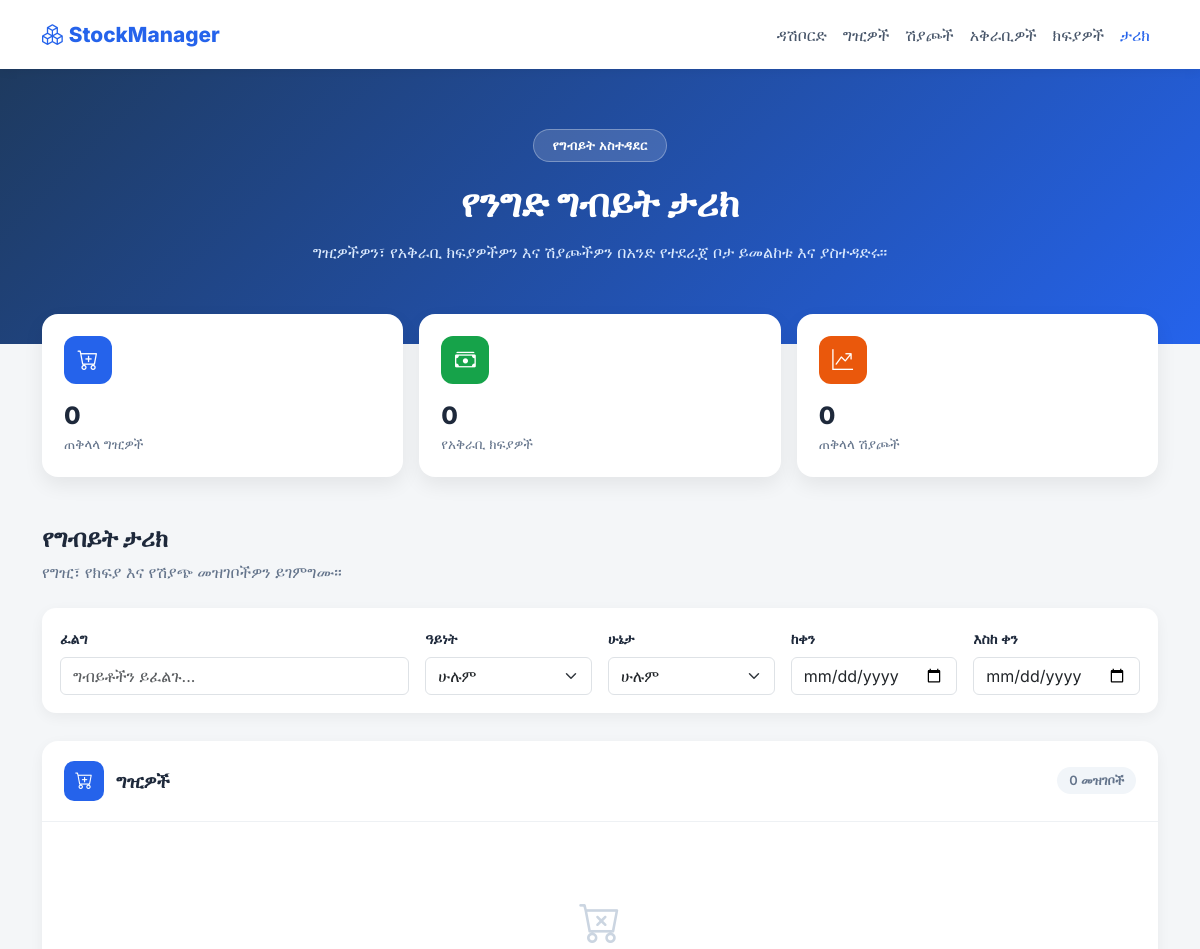
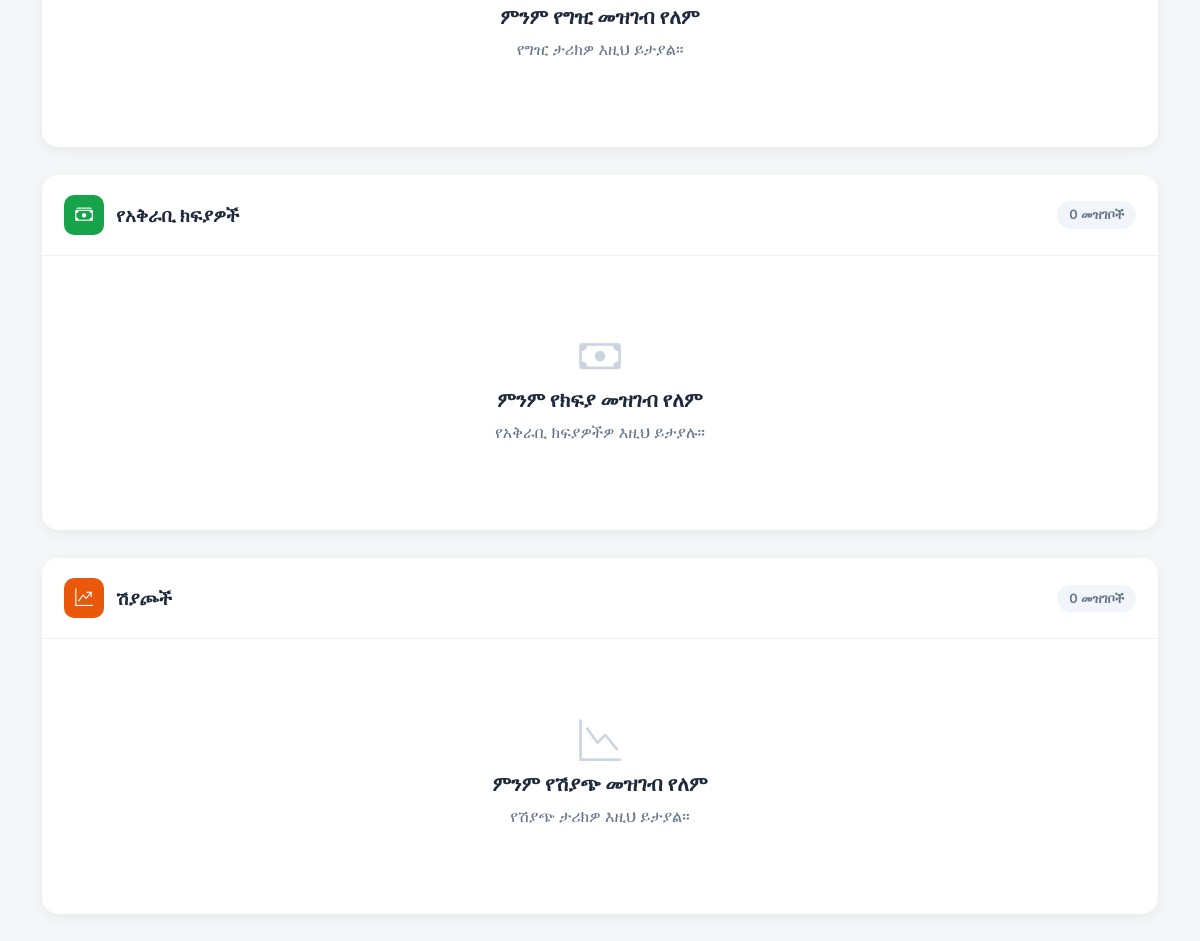
/history (signed in), run on an earlier commit of the app's database (2 pictures, top to bottom).
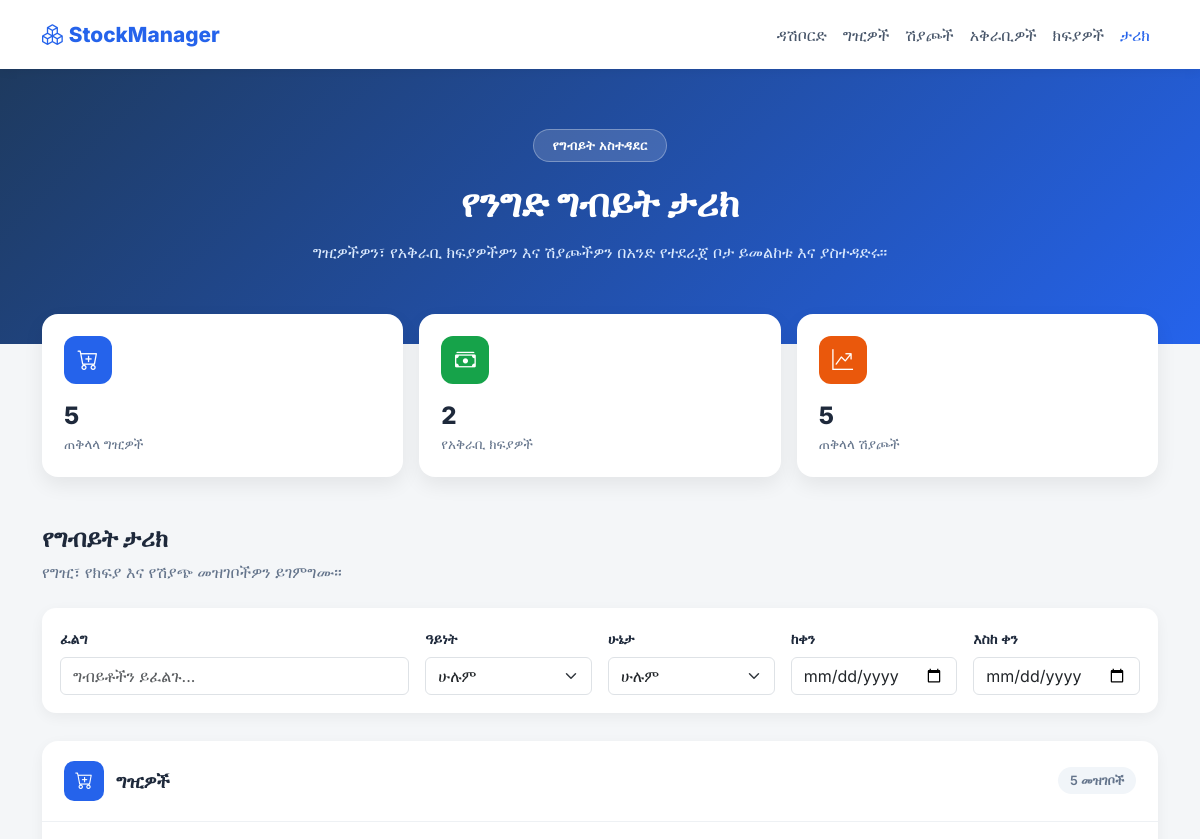
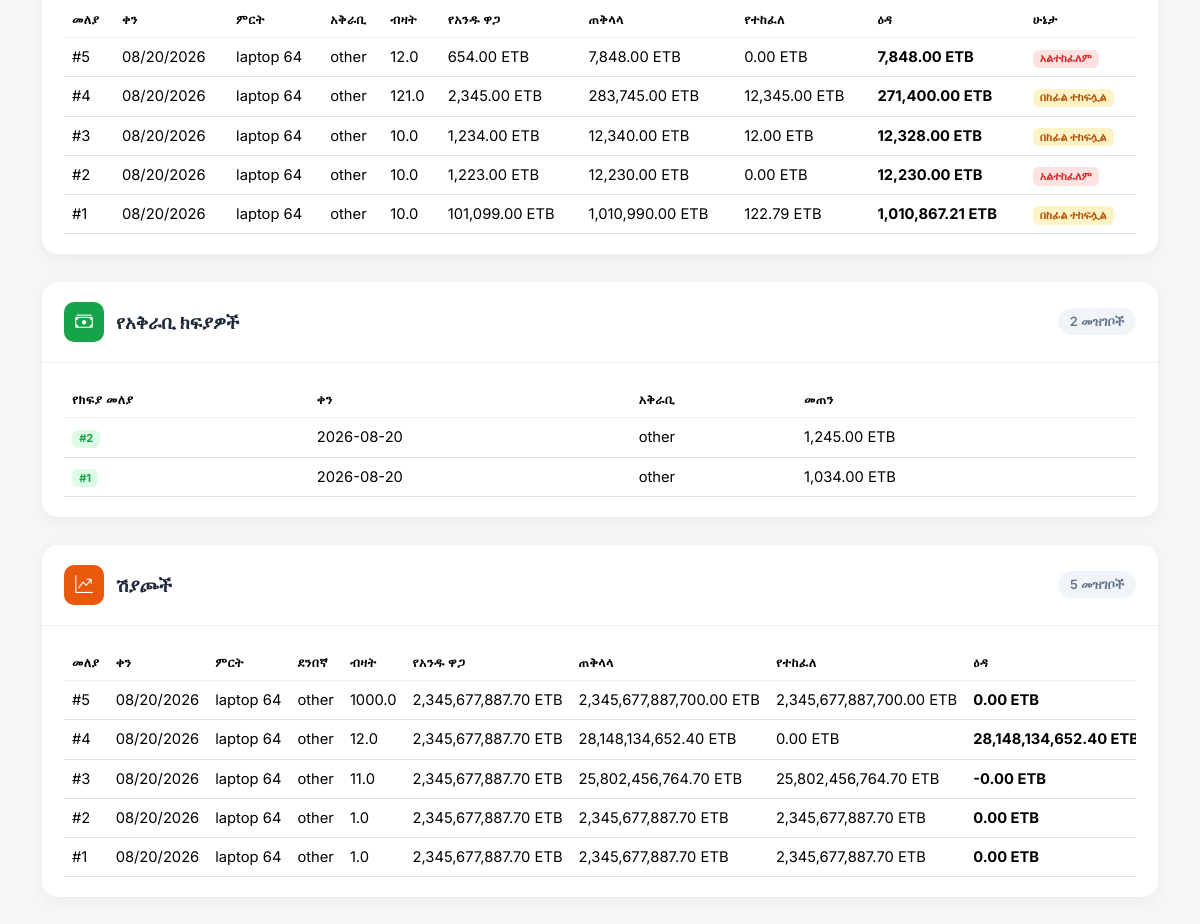
And on a later commit of the database (2 pictures, top to bottom).
### main.py (models this page shows)
class Purchase(db.Model):
    id = db.Column(db.Integer, primary_key=True)
    user_id = db.Column(
        db.Integer,
        db.ForeignKey("users.id"),
        nullable=True
    )
    product_id = db.Column(db.Integer, db.ForeignKey('product.id'))
    supplier_id = db.Column(db.Integer, db.ForeignKey('supplier.id'))
    quantity = db.Column(db.Float)
    unit_price = db.Column(db.Float)
    payment = db.Column(db.Float, default=0)
    debt = db.Column(db.Float, default=0)
    date = db.Column(db.String(20))
    @property
    def total_price(self):
        return self.quantity * self.unit_price   # calculated, not stored

class Product(db.Model):
    id = db.Column(db.Integer, primary_key=True)
    user_id = db.Column(
        db.Integer,
        db.ForeignKey("users.id"),
        nullable=True
    )
    name = db.Column(db.String(100))
    stock_code = db.Column(db.String(50))
    measurement = db.Column(db.String(20))
    current_quantity = db.Column(db.Float, default=0)
    unit_price = db.Column(db.Float)
    purchases = db.relationship('Purchase', backref='product')
    sales = db.relationship('Sale', backref='product')

class Supplier(db.Model):
    id = db.Column(db.Integer, primary_key=True)
    user_id = db.Column(
        db.Integer,
        db.ForeignKey("users.id"),
        nullable=True
    )
    name = db.Column(db.String(100), nullable=False)
    phone = db.Column(db.String(20))
    email = db.Column(db.String(100))
    balance_owed = db.Column(db.Float, default=0.0)
    purchases = db.relationship('Purchase', backref='supplier')

class SupplierPayment(db.Model):
    id = db.Column(db.Integer, primary_key=True)
    supplier_id=db.Column(db.Integer, db.ForeignKey("supplier.id"),nullable=False)
    user_id = db.Column(
        db.Integer,
        db.ForeignKey("users.id"),
        nullable=True
    )
    amount = db.Column(db.Float, nullable=False)
    date = db.Column(db.Date, default=date.today)

class Sale(db.Model):
    id = db.Column(db.Integer, primary_key=True)
    user_id = db.Column(
        db.Integer,
        db.ForeignKey("users.id"),
        nullable=True
    )
    product_id = db.Column(db.Integer,db.ForeignKey("product.id"), nullable=False)
    customer_id = db.Column(db.Integer, db.ForeignKey("customer.id"),nullable=False)
    quantity = db.Column(db.Float, nullable=False)
    unit_price = db.Column(db.Float, nullable=False)
    current_payment = db.Column(db.Float,default=0)
    debt = db.Column(db.Float, default=0)
    date = db.Column(db.String(20))

class Customer(db.Model):
    id = db.Column(db.Integer, primary_key=True)
    name = db.Column(db.String(100),unique=True, nullable=False)
    user_id = db.Column(
        db.Integer,
        db.ForeignKey("users.id"),
        nullable=True
    )
    phone = db.Column(db.String(20))
    email = db.Column(db.String(100))
    balance_owed = db.Column(db.Float, default=0.0)

### main.py (the view)
@app.route("/history")
@login_required
@admin_only
def history():
    purchases = Purchase.query.order_by(Purchase.id.desc()).all()
    sales = Sale.query.order_by(Sale.id.desc()).all()
    payments = SupplierPayment.query.order_by(SupplierPayment.id.desc()).all()
    customer_payments = CustomerPayment.query.order_by(CustomerPayment.id.desc()).all()
    products = {p.id: p for p in Product.query.all()}
    suppliers = {s.id: s for s in Supplier.query.all()}
    customers = {c.id: c for c in Customer.query.all()}
    return render_template(
        "history.html",
        purchases=purchases,
        sales=sales,
        payments=payments,
        customer_payments=customer_payments,
        products=products,
        suppliers=suppliers,
        customers=customers
    )

### main.py (called while the page is built)
@login_manager.user_loader
@login_manager.user_loader
def load_user(user_id):
    if user_id == 'None' or user_id is None:  # ✅ handle bad cookie!
        return None
    return User.query.get(int(user_id))

def admin_only(fun):
    @wraps(fun)
    def wrapper(*args, **kwargs):
        if not current_user.is_authenticated:
            return abort(403)
        is_admin = Admin.query.filter_by(
            email=current_user.email
        ).first()
        if not is_admin:
            return abort(403)
        return fun(*args, **kwargs)
    return wrapper

### templates/history.html (shortened to what the changed rows need)
<!DOCTYPE html>
<html lang="am">
<head>
<link href="https://cdn.jsdelivr.net/npm/bootstrap@5.3.3/dist/css/bootstrap.min.css" rel="stylesheet">
<link rel="stylesheet" href="https://cdn.jsdelivr.net/npm/bootstrap-icons@1.11.3/font/bootstrap-icons.min.css">
</head>
<body>
<section class="hero">
    <div class="container">
        <h1>የንግድ ግብይት ታሪክ</h1>
    </div>
</section>
<div class="container summary-wrap mb-5">
    <div class="row g-3">
        <div class="col-6 col-md-4">
            <div class="summary-card">
                <div class="summary-icon icon-blue"><i class="bi bi-cart-plus"></i></div>
                <div class="summary-value">{{ purchases|length }}</div>
                <div class="summary-label">ጠቅላላ ግዢዎች</div>
            </div>
        </div>
        <div class="col-6 col-md-4">
            <div class="summary-card">
                <div class="summary-icon icon-green"><i class="bi bi-cash-stack"></i></div>
                <div class="summary-value">{{ payments|length }}</div>
                <div class="summary-label">የአቅራቢ ክፍያዎች</div>
            </div>
        </div>
        <div class="col-12 col-md-4">
            <div class="summary-card">
                <div class="summary-icon icon-orange"><i class="bi bi-graph-up-arrow"></i></div>
                <div class="summary-value">{{ sales|length }}</div>
                <div class="summary-label">ጠቅላላ ሽያጮች</div>
            </div>
        </div>
    </div>
</div>
<div class="container pb-5">
    <h2 class="section-title">የግብይት ታሪክ</h2>
    <div class="txn-block" id="purchaseBlock">
        <div class="txn-block-header">
            <div class="title-wrap">
                <div class="icon-badge" style="background:var(--blue);"><i class="bi bi-cart-plus"></i></div>
                <h4>ግዢዎች</h4>
            </div>
            <span class="count-pill">{{ purchases|length }} መዝገቦች</span>
        </div>
        <div class="txn-block-body">
            {% if purchases %}
            <div class="table-responsive-wrap">
                <table class="table mb-0">
                    <thead>
                        <tr>
                            <th>መለያ</th><th>ቀን</th><th>ምርት</th><th>አቅራቢ</th>
                            <th>ብዛት</th><th>የአንዱ ዋጋ</th><th>ጠቅላላ</th><th>የተከፈለ</th><th>ዕዳ</th><th>ሁኔታ</th>
                        </tr>
                    </thead>
                    <tbody>
                        {% for purchase in purchases %}
                        <tr class="clickable-row txn-row" data-type="purchase"
                            data-status="{{ 'paid' if purchase.debt == 0 else ('partial' if purchase.payment > 0 and purchase.debt > 0 else 'unpaid') }}"
                            data-date="{{ purchase.date }}"
                            data-search="purchase {{ purchase.id }} {{ products[purchase.product_id].name if purchase.product_id in products else '' }} {{ suppliers[purchase.supplier_id].name if purchase.supplier_id in suppliers else '' }}"
                            data-bs-toggle="modal" data-bs-target="#purchaseModal{{ purchase.id }}">
                            <td>#{{ purchase.id }}</td>
                            <td>{{ purchase.date }}</td>
                            <td>{{ products[purchase.product_id].name if purchase.product_id in products else 'ያልታወቀ ምርት' }}</td>
                            <td>{{ suppliers[purchase.supplier_id].name if purchase.supplier_id in suppliers else 'ያልታወቀ አቅራቢ' }}</td>
                            <td>{{ purchase.quantity }}</td>
                            <td>{{ "{:,.2f}".format(purchase.unit_price) }} ETB</td>
                            <td>{{ "{:,.2f}".format(purchase.total_price) }} ETB</td>
                            <td>{{ "{:,.2f}".format(purchase.payment) }} ETB</td>
                            <td class="debt-text">{{ "{:,.2f}".format(purchase.debt) }} ETB</td>
                            <td>
                                <span class="badge {{ 'badge-status-paid' if purchase.debt == 0 else ('badge-status-partial' if purchase.payment > 0 and purchase.debt > 0 else 'badge-status-unpaid') }}">
                                    {{ 'ተከፍሏል' if purchase.debt == 0 else ('በከፊል ተከፍሏል' if purchase.payment > 0 and purchase.debt > 0 else 'አልተከፈለም') }}
                                </span>
                            </td>
                        </tr>
                        {% endfor %}
                    </tbody>
                </table>
            </div>
            {% else %}
            <div class="empty-state">
                <i class="bi bi-cart-x"></i>
                <h5>ምንም የግዢ መዝገብ የለም</h5>
                <p>የግዢ ታሪክዎ እዚህ ይታያል።</p>
            </div>
            {% endif %}
        </div>
    </div>
    <div class="txn-block" id="paymentBlock">
        <div class="txn-block-header">
            <div class="title-wrap">
                <div class="icon-badge" style="background:var(--green);"><i class="bi bi-cash-stack"></i></div>
                <h4>የአቅራቢ ክፍያዎች</h4>
            </div>
            <span class="count-pill">{{ payments|length }} መዝገቦች</span>
        </div>
        <div class="txn-block-body">
            {% if payments %}
            <div class="table-responsive-wrap">
                <table class="table mb-0">
                    <thead>
                        <tr><th>የክፍያ መለያ</th><th>ቀን</th><th>አቅራቢ</th><th>መጠን</th></tr>
                    </thead>
                    <tbody>
                        {% for payment in payments %}
                        <tr class="txn-row" data-type="payment" data-status="paid" data-date="{{ payment.date }}"
                            data-search="payment {{ payment.id }} {{ suppliers[payment.supplier_id].name if payment.supplier_id in suppliers else '' }}">
                            <td><span class="badge badge-payment">#{{ payment.id }}</span></td>
                            <td>{{ payment.date }}</td>
                            <td>{{ suppliers[payment.supplier_id].name if payment.supplier_id in suppliers else 'ያልታወቀ አቅራቢ' }}</td>
                            <td>{{ "{:,.2f}".format(payment.amount) }} ETB</td>
                        </tr>
                        {% endfor %}
                    </tbody>
                </table>
            </div>
            {% else %}
            <div class="empty-state">
                <i class="bi bi-cash"></i>
                <h5>ምንም የክፍያ መዝገብ የለም</h5>
                <p>የአቅራቢ ክፍያዎችዎ እዚህ ይታያሉ።</p>
            </div>
            {% endif %}
        </div>
    </div>
    <div class="txn-block" id="saleBlock">
        <div class="txn-block-header">
            <div class="title-wrap">
                <div class="icon-badge" style="background:var(--orange);"><i class="bi bi-graph-up-arrow"></i></div>
                <h4>ሽያጮች</h4>
            </div>
            <span class="count-pill">{{ sales|length }} መዝገቦች</span>
        </div>
        <div class="txn-block-body">
            {% if sales %}
            <div class="table-responsive-wrap">
                <table class="table mb-0">
                    <thead>
                        <tr>
                            <th>መለያ</th><th>ቀን</th><th>ምርት</th><th>ደንበኛ</th><th>ብዛት</th>
                            <th>የአንዱ ዋጋ</th><th>ጠቅላላ</th><th>የተከፈለ</th><th>ዕዳ</th><th>ሁኔታ</th>
                        </tr>
                    </thead>
                    <tbody>
                        {% for sale in sales %}
                        <tr class="clickable-row txn-row" data-type="sale"
                            data-status="{{ 'paid' if sale.debt == 0 else ('partial' if sale.current_payment > 0 and sale.debt > 0 else 'unpaid') }}"
                            data-date="{{ sale.date }}"
                            data-search="sale {{ sale.id }} {{ products[sale.product_id].name if sale.product_id in products else '' }} {{ customers[sale.customer_id].name if sale.customer_id in customers else '' }}"
                            data-bs-toggle="modal" data-bs-target="#saleModal{{ sale.id }}">
                            <td>#{{ sale.id }}</td>
                            <td>{{ sale.date }}</td>
                            <td>{{ products[sale.product_id].name if sale.product_id in products else 'ያልታወቀ ምርት' }}</td>
                            <td>{{ customers[sale.customer_id].name if sale.customer_id in customers else 'ያልታወቀ ደንበኛ' }}</td>
                            <td>{{ sale.quantity }}</td>
                            <td>{{ "{:,.2f}".format(sale.unit_price) }} ETB</td>
                            <td>{{ "{:,.2f}".format(sale.quantity * sale.unit_price) }} ETB</td>
                            <td>{{ "{:,.2f}".format(sale.current_payment) }} ETB</td>
                            <td class="debt-text">{{ "{:,.2f}".format(sale.debt) }} ETB</td>
                        </tr>
                        {% endfor %}
                    </tbody>
                </table>
            </div>
            {% else %}
            <div class="empty-state">
                <i class="bi bi-graph-down"></i>
                <h5>ምንም የሽያጭ መዝገብ የለም</h5>
                <p>የሽያጭ ታሪክዎ እዚህ ይታያል።</p>
            </div>
            {% endif %}
        </div>
    </div>
</div>
</body>
</html>

What changed in the data, as far as the page shows it:
added Purchase: id "5", date "08/20/2026", quantity "12.0", unit_price "654.00", total_price "7,848.00", payment "0.00", debt "7,848.00", debt+payment "አልተከፈለም"
added Product: name "laptop 64"
added Supplier: name "other"
added Purchase: id "4", date "08/20/2026", quantity "121.0", unit_price "2,345.00", total_price "283,745.00", payment "12,345.00", debt "271,400.00", debt+payment "በከፊል ተከፍሏል"
added Purchase: id "3", date "08/20/2026", quantity "10.0", unit_price "1,234.00", total_price "12,340.00", payment "12.00", debt "12,328.00", debt+payment "በከፊል ተከፍሏል"
added Purchase: id "2", date "08/20/2026", quantity "10.0", unit_price "1,223.00", total_price "12,230.00", payment "0.00", debt "12,230.00", debt+payment "አልተከፈለም"
added Purchase: id "1", date "08/20/2026", quantity "10.0", unit_price "101,099.00", total_price "1,010,990.00", payment "122.79", debt "1,010,867.21", debt+payment "በከፊል ተከፍሏል"
added SupplierPayment: id "2", date "2026-08-20", amount "1,245.00"
added SupplierPayment: id "1", date "2026-08-20", amount "1,034.00"
added Sale: id "5", date "08/20/2026", quantity "1000.0", unit_price "2,345,677,887.70", sale.quantity*sale.unit_price "2,345,677,887,700.00", current_payment "2,345,677,887,700.00", debt "0.00"
added Customer: name "other"
added Sale: id "4", date "08/20/2026", quantity "12.0", unit_price "2,345,677,887.70", sale.quantity*sale.unit_price "28,148,134,652.40", current_payment "0.00", debt "28,148,134,652.40"
added Sale: id "3", date "08/20/2026", quantity "11.0", unit_price "2,345,677,887.70", sale.quantity*sale.unit_price "25,802,456,764.70", current_payment "25,802,456,764.70", debt "-0.00"
added Sale: id "2", date "08/20/2026", quantity "1.0", unit_price "2,345,677,887.70", sale.quantity*sale.unit_price "2,345,677,887.70", current_payment "2,345,677,887.70", debt "0.00"
added Sale: id "1", date "08/20/2026", quantity "1.0", unit_price "2,345,677,887.70", sale.quantity*sale.unit_price "2,345,677,887.70", current_payment "2,345,677,887.70", debt "0.00"
Also different on the page:
{{ purchases|length }}: "0" → "5"
{{ payments|length }}: "0" → "2"
{{ sales|length }}: "0" → "5"
text no longer shown: "ምንም የግዢ መዝገብ የለም የግዢ ታሪክዎ እዚህ ይታያል። ምንም የክፍያ መዝገብ የለም የአቅራቢ ክፍያዎችዎ እዚህ ይታያሉ። ምንም የሽያጭ መዝገብ የለም የሽያጭ ታሪክዎ እዚህ ይታያል።"
text now shown: "መለያ ቀን ምርት አቅራቢ ብዛት የአንዱ ዋጋ ጠቅላላ የተከፈለ ዕዳ ሁኔታ የክፍያ መለያ ቀን አቅራቢ መጠን መለያ ቀን ምርት ደንበኛ ብዛት የአንዱ ዋጋ ጠቅላላ የተከፈለ ዕዳ"
